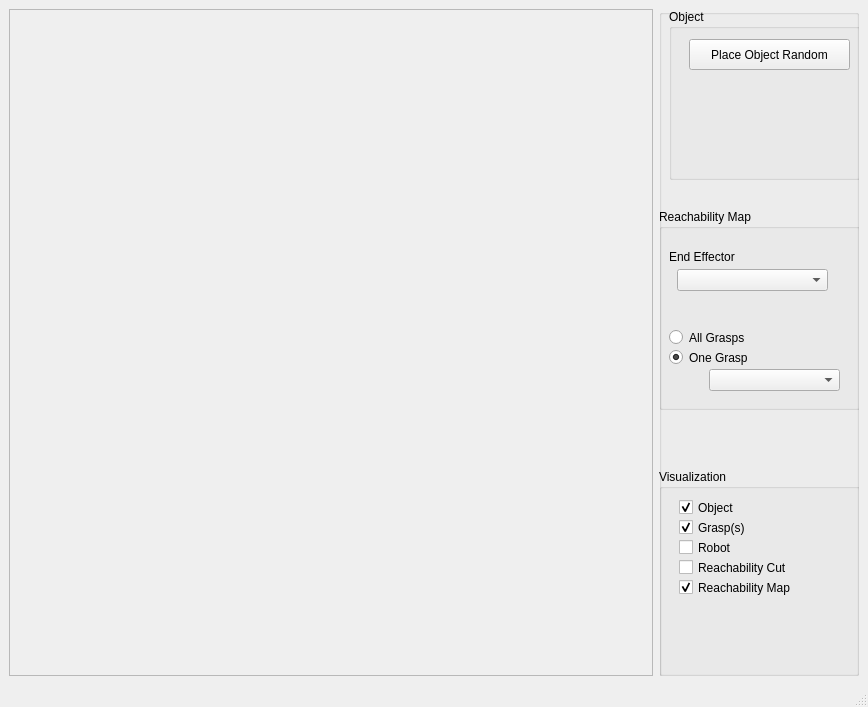
<?xml version="1.0" encoding="UTF-8"?>
<ui version="4.0">
 <class>MainWindowReachability</class>
 <widget class="QMainWindow" name="MainWindowReachability">
  <property name="geometry">
   <rect>
    <x>0</x>
    <y>0</y>
    <width>868</width>
    <height>707</height>
   </rect>
  </property>
  <property name="windowTitle">
   <string> VirtualRobot - ReachabilityMap Demo</string>
  </property>
  <widget class="QWidget" name="centralwidget">
   <layout class="QGridLayout" name="gridLayout">
    <item row="0" column="0">
     <widget class="QFrame" name="frameViewer">
      <property name="frameShape">
       <enum>QFrame::StyledPanel</enum>
      </property>
      <property name="frameShadow">
       <enum>QFrame::Raised</enum>
      </property>
     </widget>
    </item>
    <item row="0" column="1">
     <widget class="QGroupBox" name="groupBox">
      <property name="maximumSize">
       <size>
        <width>200</width>
        <height>16777215</height>
       </size>
      </property>
      <property name="title">
       <string/>
      </property>
      <widget class="QGroupBox" name="groupBox_3">
       <property name="geometry">
        <rect>
         <x>0</x>
         <y>460</y>
         <width>201</width>
         <height>271</height>
        </rect>
       </property>
       <property name="title">
        <string>Visualization</string>
       </property>
       <widget class="QCheckBox" name="checkBoxRobot">
        <property name="geometry">
         <rect>
          <x>20</x>
          <y>70</y>
          <width>131</width>
          <height>17</height>
         </rect>
        </property>
        <property name="text">
         <string>Robot</string>
        </property>
       </widget>
       <widget class="QCheckBox" name="checkBoxReachabilityMapVisu">
        <property name="geometry">
         <rect>
          <x>20</x>
          <y>110</y>
          <width>161</width>
          <height>17</height>
         </rect>
        </property>
        <property name="text">
         <string>Reachability Map</string>
        </property>
        <property name="checked">
         <bool>true</bool>
        </property>
       </widget>
       <widget class="QCheckBox" name="checkBoxObject">
        <property name="geometry">
         <rect>
          <x>20</x>
          <y>30</y>
          <width>131</width>
          <height>17</height>
         </rect>
        </property>
        <property name="text">
         <string>Object</string>
        </property>
        <property name="checked">
         <bool>true</bool>
        </property>
       </widget>
       <widget class="QCheckBox" name="checkBoxGrasps">
        <property name="geometry">
         <rect>
          <x>20</x>
          <y>50</y>
          <width>131</width>
          <height>17</height>
         </rect>
        </property>
        <property name="text">
         <string>Grasp(s)</string>
        </property>
        <property name="checked">
         <bool>true</bool>
        </property>
       </widget>
       <widget class="QCheckBox" name="checkBoxReachabilityVisu">
        <property name="geometry">
         <rect>
          <x>20</x>
          <y>90</y>
          <width>161</width>
          <height>17</height>
         </rect>
        </property>
        <property name="text">
         <string>Reachability Cut</string>
        </property>
        <property name="checked">
         <bool>false</bool>
        </property>
       </widget>
      </widget>
      <widget class="QGroupBox" name="groupBox_4">
       <property name="geometry">
        <rect>
         <x>0</x>
         <y>200</y>
         <width>201</width>
         <height>201</height>
        </rect>
       </property>
       <property name="title">
        <string>Reachability Map</string>
       </property>
       <widget class="QRadioButton" name="radioButtonAllGrasps">
        <property name="geometry">
         <rect>
          <x>10</x>
          <y>120</y>
          <width>161</width>
          <height>17</height>
         </rect>
        </property>
        <property name="text">
         <string>All Grasps</string>
        </property>
       </widget>
       <widget class="QRadioButton" name="radioButtonOneGrasp">
        <property name="geometry">
         <rect>
          <x>10</x>
          <y>140</y>
          <width>131</width>
          <height>17</height>
         </rect>
        </property>
        <property name="text">
         <string>One Grasp</string>
        </property>
        <property name="checked">
         <bool>true</bool>
        </property>
       </widget>
       <widget class="QComboBox" name="comboBoxGrasp">
        <property name="geometry">
         <rect>
          <x>50</x>
          <y>160</y>
          <width>131</width>
          <height>22</height>
         </rect>
        </property>
       </widget>
       <widget class="QLabel" name="label">
        <property name="geometry">
         <rect>
          <x>10</x>
          <y>40</y>
          <width>121</width>
          <height>16</height>
         </rect>
        </property>
        <property name="text">
         <string>End Effector</string>
        </property>
       </widget>
       <widget class="QComboBox" name="comboBoxEEF">
        <property name="geometry">
         <rect>
          <x>18</x>
          <y>60</y>
          <width>151</width>
          <height>22</height>
         </rect>
        </property>
       </widget>
      </widget>
      <widget class="QGroupBox" name="groupBox_2">
       <property name="geometry">
        <rect>
         <x>10</x>
         <y>0</y>
         <width>191</width>
         <height>171</height>
        </rect>
       </property>
       <property name="title">
        <string>Object</string>
       </property>
       <widget class="QPushButton" name="pushButtonObjectRandom">
        <property name="geometry">
         <rect>
          <x>20</x>
          <y>30</y>
          <width>161</width>
          <height>31</height>
         </rect>
        </property>
        <property name="text">
         <string>Place Object Random</string>
        </property>
       </widget>
      </widget>
     </widget>
    </item>
   </layout>
  </widget>
  <widget class="QMenuBar" name="menubar">
   <property name="geometry">
    <rect>
     <x>0</x>
     <y>0</y>
     <width>868</width>
     <height>25</height>
    </rect>
   </property>
  </widget>
  <widget class="QStatusBar" name="statusbar"/>
 </widget>
 <tabstops>
  <tabstop>radioButtonAllGrasps</tabstop>
  <tabstop>radioButtonOneGrasp</tabstop>
  <tabstop>comboBoxGrasp</tabstop>
  <tabstop>checkBoxObject</tabstop>
  <tabstop>checkBoxGrasps</tabstop>
  <tabstop>checkBoxRobot</tabstop>
  <tabstop>checkBoxReachabilityMapVisu</tabstop>
 </tabstops>
 <resources/>
 <connections/>
</ui>
